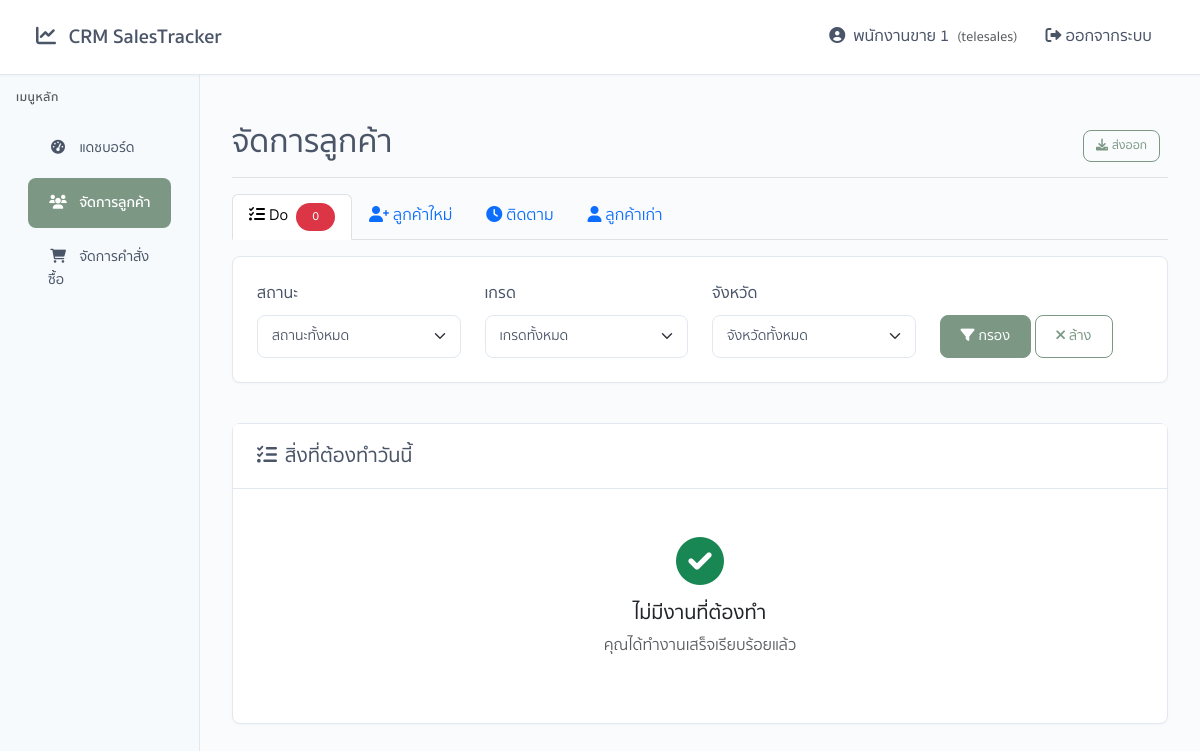
The page /customers.php (signed in) on the database as committed earlier.
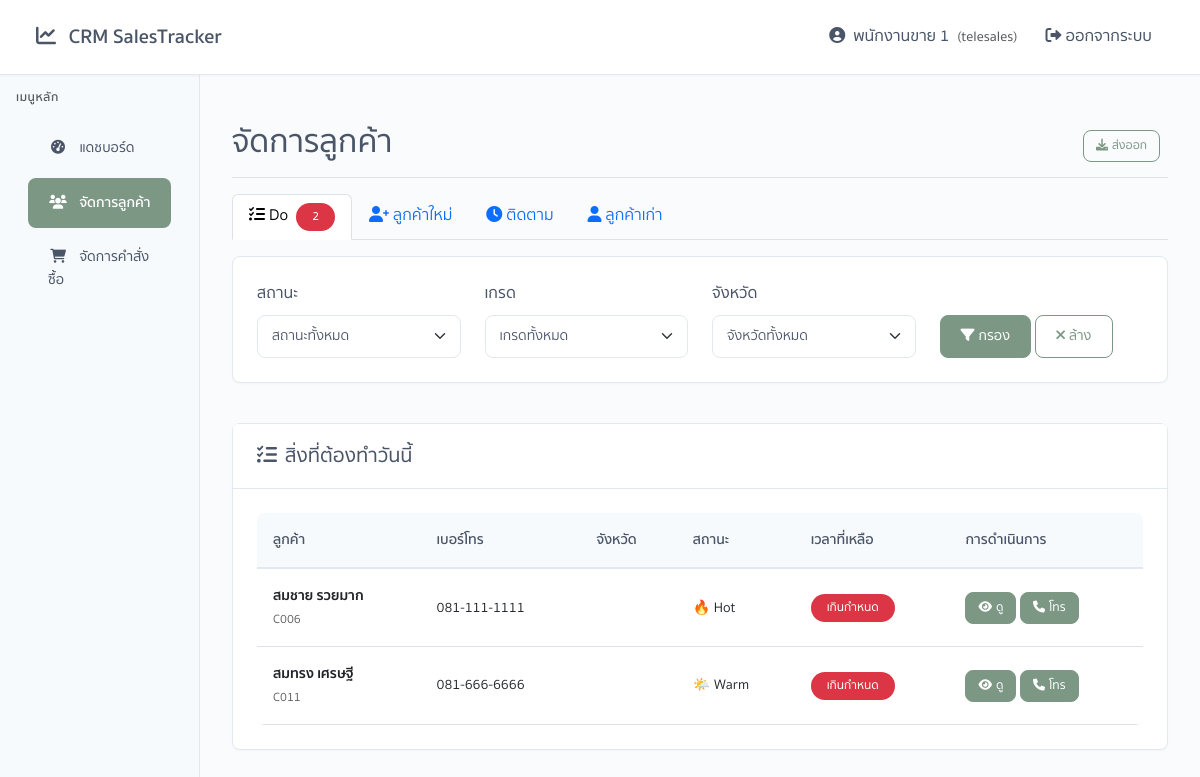
The same page on the database as committed later.
### tables this page shows
CREATE TABLE `customers` (
  `customer_id` int(11) NOT NULL,
  `customer_code` varchar(50) DEFAULT NULL,
  `first_name` varchar(50) NOT NULL,
  `last_name` varchar(50) NOT NULL,
  `phone` varchar(20) DEFAULT NULL,
  `email` varchar(100) DEFAULT NULL,
  `address` text DEFAULT NULL,
  `district` varchar(50) DEFAULT NULL,
  `province` varchar(50) DEFAULT NULL,
  `postal_code` varchar(10) DEFAULT NULL,
  `temperature_status` enum('hot','warm','cold','frozen') DEFAULT 'hot',
  `customer_grade` enum('A+','A','B','C','D') DEFAULT 'D',
  `total_purchase_amount` decimal(12,2) DEFAULT 0.00,
  `assigned_to` int(11) DEFAULT NULL,
  `basket_type` enum('distribution','waiting','assigned') DEFAULT 'distribution',
  `assigned_at` timestamp NULL DEFAULT NULL,
  `last_contact_at` timestamp NULL DEFAULT NULL,
  `next_followup_at` timestamp NULL DEFAULT NULL,
  `recall_at` timestamp NULL DEFAULT NULL,
  `source` varchar(50) DEFAULT NULL,
  `notes` text DEFAULT NULL,
  `is_active` tinyint(1) DEFAULT 1,
  `created_at` timestamp NOT NULL DEFAULT current_timestamp(),
  `updated_at` timestamp NOT NULL DEFAULT current_timestamp() ON UPDATE current_timestamp(),
  `total_purchase` decimal(12,2) DEFAULT 0.00,
  `appointment_count` int(11) DEFAULT 0 COMMENT 'จำนวนการนัดหมายที่ทำไปแล้ว',
  `appointment_extension_count` int(11) DEFAULT 0 COMMENT 'จำนวนครั้งที่ต่อเวลาจากการนัดหมาย',
  `last_appointment_date` timestamp NULL DEFAULT NULL COMMENT 'วันที่นัดหมายล่าสุด',
  `appointment_extension_expiry` timestamp NULL DEFAULT NULL COMMENT 'วันหมดอายุการต่อเวลาจากการนัดหมาย',
  `max_appointment_extensions` int(11) DEFAULT 3 COMMENT 'จำนวนครั้งสูงสุดที่สามารถต่อเวลาได้ (default: 3)',
  `appointment_extension_days` int(11) DEFAULT 30 COMMENT 'จำนวนวันที่ต่อเวลาต่อการนัดหมาย 1 ครั้ง (default: 30 วัน)',
  `customer_status` enum('new','existing') DEFAULT 'new' COMMENT 'สถานะลูกค้า: new=ลูกค้าใหม่, existing=ลูกค้าเก่า',
  `customer_time_extension` int(11) DEFAULT 0 COMMENT 'จำนวนวันที่ต่อเวลาแล้ว',
  `customer_time_base` timestamp NULL DEFAULT NULL COMMENT 'วันเริ่มต้นการดูแลลูกค้า',
  `customer_time_expiry` timestamp NULL DEFAULT NULL COMMENT 'วันหมดอายุการดูแลลูกค้า'
);

### app/controllers/CustomerController.php (called while the page is built, shortened)
<?php
require_once __DIR__ . '/../core/Database.php';
require_once __DIR__ . '/../services/CustomerService.php';
class CustomerController {
    private $customerService;
    public function __construct() {
        $this->customerService = new CustomerService();
    }
    public function index() {
        $roleName = $_SESSION['role_name'] ?? '';
        $userId = $_SESSION['user_id'];
        switch ($roleName) {
            case 'telesales':
                $followUpCustomers = $this->customerService->getFollowUpCustomers($userId);
                break;
        }
        include APP_VIEWS . 'customers/index.php';
    }
}
?>

### app/views/components/sidebar.php (called while the page is built, shortened)
<?php
$roleName = $_SESSION['role_name'] ?? 'user';
?>

### app/core/Database.php (called while the page is built, shortened)
<?php
class Database {
    private $pdo;
    private function connect() {
        try {
            $dsn = "mysql:host=" . DB_HOST . ";port=" . DB_PORT . ";dbname=" . DB_NAME . ";charset=" . DB_CHARSET;
            $this->pdo = new PDO($dsn, DB_USER, DB_PASS);
            $this->pdo->setAttribute(PDO::ATTR_ERRMODE, PDO::ERRMODE_EXCEPTION);
            $this->pdo->setAttribute(PDO::ATTR_DEFAULT_FETCH_MODE, PDO::FETCH_ASSOC);
            $this->pdo->setAttribute(PDO::ATTR_EMULATE_PREPARES, false);
        } catch (PDOException $e) {
            throw new Exception("Database connection failed: " . $e->getMessage());
        }
    }
    public function query($sql, $params = []) {
        try {
            $stmt = $this->pdo->prepare($sql);
            $stmt->execute($params);
            return $stmt;
        } catch (PDOException $e) {
            throw new Exception("Query failed: " . $e->getMessage());
        }
    }
    public function fetchAll($sql, $params = []) {
        $stmt = $this->query($sql, $params);
        return $stmt->fetchAll();
    }
}
?>

### app/services/CustomerService.php (called while the page is built, shortened)
<?php
require_once __DIR__ . '/../core/Database.php';
class CustomerService {
    private $db;
    public function __construct() {
        $this->db = new Database();
    }
    public function getFollowUpCustomers($telesalesId) {
        $sql = "SELECT c.*,
                       DATEDIFF(c.customer_time_expiry, NOW()) as days_remaining,
                       DATEDIFF(c.next_followup_at, NOW()) as followup_days
                FROM customers c
                WHERE c.assigned_to = :telesales_id
                AND c.basket_type = 'assigned'
                AND c.is_active = 1
                AND (
                    c.customer_time_expiry <= DATE_ADD(NOW(), INTERVAL 7 DAY) OR
                    c.next_followup_at <= NOW()
                )
                ORDER BY c.customer_time_expiry ASC, c.next_followup_at ASC";
        return $this->db->fetchAll($sql, ['telesales_id' => $telesalesId]);
    }
}
?>

### app/views/customers/index.php (the view, shortened to what the changed rows need)
<!DOCTYPE html>
<html lang="th">
<head>
    <link href="https://cdn.jsdelivr.net/npm/bootstrap@5.3.0/dist/css/bootstrap.min.css" rel="stylesheet">
    <link href="https://cdnjs.cloudflare.com/ajax/libs/font-awesome/6.0.0/css/all.min.css" rel="stylesheet">
    <link href="assets/css/app.css" rel="stylesheet">
</head>
<body>
    <div class="container-fluid">
        <div class="row">
            <?php include APP_VIEWS . 'components/sidebar.php'; ?>
            <main class="col-md-9 col-lg-10 main-content">
                <div class="d-flex justify-content-between flex-wrap flex-md-nowrap align-items-center pt-3 pb-2 mb-3 border-bottom">
                    <h1 class="h2">จัดการลูกค้า</h1>
                </div>
                <ul class="nav nav-tabs" id="customerTabs" role="tablist">
                    <?php if ($roleName === 'telesales'): ?>
                    <li class="nav-item" role="presentation">
                        <button class="nav-link active" id="do-tab" data-bs-toggle="tab" data-bs-target="#do" type="button" role="tab">
                            <i class="fas fa-tasks me-1"></i>Do
                            <span class="badge bg-danger ms-1"><?php echo count($followUpCustomers); ?></span>
                        </button>
                    </li>
                    <?php endif; ?>
                </ul>
                <div class="tab-content" id="customerTabContent">
                    <?php if ($roleName === 'telesales'): ?>
                    <div class="tab-pane fade show active" id="do" role="tabpanel">
                        <div class="card">
                            <div class="card-body">
                                <?php if (empty($followUpCustomers)): ?>
                                <div class="text-center py-4">
                                    <i class="fas fa-check-circle text-success fa-3x mb-3"></i>
                                    <h5>ไม่มีงานที่ต้องทำ</h5>
                                    <p class="text-muted">คุณได้ทำงานเสร็จเรียบร้อยแล้ว</p>
                                </div>
                                <?php else: ?>
                                <div class="table-responsive">
                                    <table class="table table-hover">
                                        <thead>
                                            <tr>
                                                <th>ลูกค้า</th>
                                                <th>เบอร์โทร</th>
                                                <th>จังหวัด</th>
                                                <th>สถานะ</th>
                                                <th>เวลาที่เหลือ</th>
                                                <th>การดำเนินการ</th>
                                            </tr>
                                        </thead>
                                        <tbody>
                                            <?php foreach ($followUpCustomers as $customer): ?>
                                            <tr>
                                                <td>
                                                    <strong><?php echo htmlspecialchars($customer['first_name'] . ' ' . $customer['last_name']); ?></strong>
                                                    <br>
                                                    <small class="text-muted"><?php echo htmlspecialchars($customer['customer_code'] ?? ''); ?></small>
                                                </td>
                                                <td><?php echo htmlspecialchars($customer['phone'] ?? ''); ?></td>
                                                <td><?php echo htmlspecialchars($customer['province'] ?? ''); ?></td>
                                                <td>
                                                    <?php
                                                    $tempIcons = [
                                                        'hot' => '🔥',
                                                        'warm' => '🌤️',
                                                        'cold' => '❄️',
                                                        'frozen' => '🧊'
                                                    ];
                                                    echo $tempIcons[$customer['temperature_status']] ?? '❓';
                                                    ?>
                                                    <?php echo ucfirst($customer['temperature_status']); ?>
                                                </td>
                                                <td>
                                                    <?php if ($customer['days_remaining'] <= 0): ?>
                                                    <span class="badge bg-danger">เกินกำหนด</span>
                                                    <?php else: ?>
                                                    <span class="badge bg-warning"><?php echo $customer['days_remaining']; ?> วัน</span>
                                                    <?php endif; ?>
                                                </td>
                                                <td>
                                                    <button class="btn btn-sm btn-primary" onclick="viewCustomer(<?php echo $customer['customer_id']; ?>)">
                                                        <i class="fas fa-eye me-1"></i>ดู
                                                    </button>
                                                    <button class="btn btn-sm btn-success" onclick="logCall(<?php echo $customer['customer_id']; ?>)">
                                                        <i class="fas fa-phone me-1"></i>โทร
                                                    </button>
                                                </td>
                                            </tr>
                                            <?php endforeach; ?>
                                        </tbody>
                                    </table>
                                </div>
                                <?php endif; ?>
                            </div>
                        </div>
                    </div>
                    <?php endif; ?>
                </div>
            </main>
        </div>
    </div>
</body>
</html>

Rows that differ between the two databases and show on the page:
now on this page (row edited): customers: first_name+last_name "สมชาย รวยมาก", customer_code "C006", phone "081-111-1111", temperature_status "🔥", temperature_status "Hot"
now on this page (row edited): customers: first_name+last_name "สมทรง เศรษฐี", customer_code "C011", phone "081-666-6666", temperature_status "🌤️", temperature_status "Warm"
Other text that changed with them:
count($followUpCustomers): "0" → "2"
text no longer shown: "ไม่มีงานที่ต้องทำ คุณได้ทำงานเสร็จเรียบร้อยแล้ว"
text now shown: "ลูกค้า เบอร์โทร จังหวัด สถานะ เวลาที่เหลือ การดำเนินการ"
